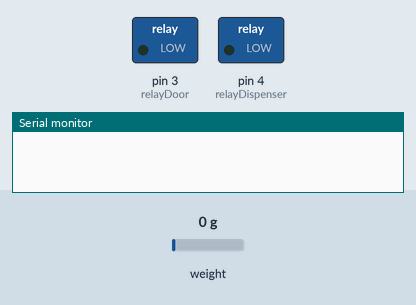
Recording of a sketch running on a simulated Arduino Mega 2560, built with avr-gcc and run on an emulated ATmega2560. Shown: switched loads named in the sketch (green lamp = pin HIGH), the last lines printed to the serial monitor. Dashed ring = blinking. The inputs (shaded band) are chosen by the test bench; at power-on: weight on the scale 0 g.

Above: at 0.1 s.
At 2.9 s:
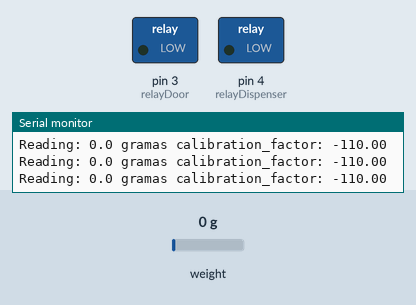
3.3 s: weight on the scale set to 1250 g
At 6.2 s:
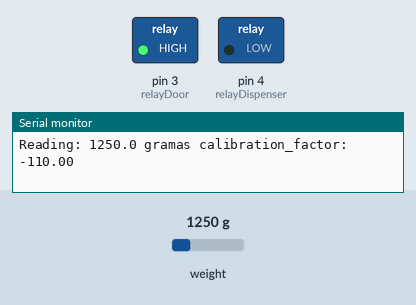
Timing chart, 0 to 11.6 s (numbered marks = the images above; inputs shaded):
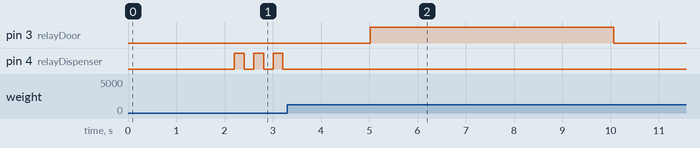

Measured:
- after the input at 3.3 s, pin 4 (relayDispenser): stops changing and stays LOW
- by itself, pin 4 (relayDispenser): alternates HIGH for 0.20 s and LOW for 0.20 s

The sketch:

projetov1SRFID.ino
```cpp
#include <RDM6300.h>


#include "HX711.h"

#include <Stepper.h>
#include <SoftwareSerial.h>
#include <SPI.h>
#include <MFRC522.h>


#define TAG_1 "45 5C 07 88"
#define TAG_2 "F9 C7 95 A5"


MFRC522 mfrc522(8, 9);


int relayDoor=3;

int isOpenState=LOW;
int openInterval=5000;
long previousOpenMillis = 0;


int relayDispenser=4;//port
int shakeInterval= 200;
long previousShakenMillis=0;
int isShaking=LOW;


int toDispense=0;
int weight=0;


#define DOUT  6
#define CLK  7


HX711 scale(DOUT, CLK);

float calibration_factor = -110; //-7050 worked for my 440lb max scale setup

void setup()
{

  pinMode(relayDoor, OUTPUT);
  pinMode(relayDispenser, OUTPUT);
  scaleSetup();
  // openInterval=5000;
toDispense=200;

  //UpdateWeight();
  Serial.begin(9600);
  // mfrc522.PCD_Init();
}

void scaleSetup() {

    Serial.println("HX711 calibration sketch");
    Serial.println("Remove all weight from scale");
    Serial.println("After readings begin, place known weight on scale");
    Serial.println("Press + or a to increase calibration factor");
    Serial.println("Press - or z to decrease calibration factor");

    scale.set_scale();
    scale.tare(); //Reset the scale to 0

    long zero_factor = scale.read_average(); //Get a baseline reading
    Serial.print("Zero factor: "); //This can be used to remove the need to tare the scale. Useful in permanent scale projects.
    Serial.println(zero_factor);


  }


void loop(){
    loopScale();
  UpdateWeight();
   Dispenser();
    Door();

    // boolean reconheceu = rfidMod();


    // if(reconheceu){
    //   Serial.println("Abrindo...");
    //   }else{
    //     Serial.println("Fechando..");
    // }

  }


void Dispenser(){

  if(weight<toDispense&& weight>-25){

    unsigned long currentMillis = millis();

    if(currentMillis - previousShakenMillis > shakeInterval) {
      // save the last time you blinked the LED
      previousShakenMillis = currentMillis;

      // if the LED is off turn it on and vice-versa:
      if (isShaking == LOW)
      isShaking = HIGH;
      else
      isShaking = LOW;

      // set the LED with the isOpenSta of the variable:
      digitalWrite(relayDispenser, isShaking);
    }
  }else{
    toDispense=0;
  }
}
  void Door(){

    unsigned long currentMillis = millis();

    if(currentMillis - previousOpenMillis > openInterval) {
         // save the last time you blinked the LED
         previousOpenMillis = currentMillis;

         // if the LED is off turn it on and vice-versa:
         if (isOpenState == LOW)
           isOpenState = HIGH;
         else
           isOpenState = LOW;

         // set the LED with the isOpenSta of the variable:
         digitalWrite(relayDoor, isOpenState);
       }
    }


    boolean rfidMod() {

      if(mfrc522.PICC_IsNewCardPresent()){
        Serial.println("Aceito");
        return true;
      }
      return false;

        //  // Aguarda a aproximacao do cartao
        // if ( ! mfrc522.PICC_IsNewCardPresent())
        // {
        //   return false;
        // }
        // // Seleciona um dos cartoes
        // if ( ! mfrc522.PICC_ReadCardSerial())
        // {
        //   return false;
        // }
        // // Mostra UID na serial
        // //Serial.print("UID da tag :");
        // String conteudo= "";
        // byte letra;
        // for (byte i = 0; i < mfrc522.uid.size; i++)
        // {
        //    //Serial.print(mfrc522.uid.uidByte[i] < 0x10 ? " 0" : " ");
        //    //Serial.print(mfrc522.uid.uidByte[i], HEX);
        //    conteudo.concat(String(mfrc522.uid.uidByte[i] < 0x10 ? " 0" : " "));
        //    conteudo.concat(String(mfrc522.uid.uidByte[i], HEX));
        // }
        // /*Serial.println();
        // Serial.print("Mensagem : ");*/
        // conteudo.toUpperCase();

        // // Testa se o cartao1 foi lido
        // if (conteudo.substring(1) == TAG_1)
        // {
        //     Serial.println("Aceito");
        //     return true;
        // }

        //   return false;


      }

void UpdateWeight(){

  weight= scale.get_units();

}


void loopScale() {

  scale.set_scale(calibration_factor); //Adjust to this calibration factor

  Serial.print("Reading: ");
  Serial.print(scale.get_units(), 1);
  Serial.print(" gramas"); //Change this to kg and re-adjust the calibration factor if you follow SI units like a sane person
  Serial.print(" calibration_factor: ");
  Serial.print(calibration_factor);
  Serial.println();

  if (Serial.available())
  {
    char temp = Serial.read();
    if (temp == '+' || temp == 'a')
      calibration_factor += 5;
    else if (temp == '-' || temp == 'z')
      calibration_factor -= 5;
  }

}
```

RDM6300.h
```cpp
/*
  RFID RDM6300 data decoder library
  (c) Stephane Driussi 20150623
  Not for commercial use

  Refer to rdm6300_decoder_wiring.jpg diagram for proper connection

*/

#ifndef RDM6300_H
#define RDM6300_H

#include <RDM6300.h>

class RDM6300 {
    public:
        bool decode(uint8_t input);
        RDM6300(uint8_t Data[]);
        uint8_t *_Payload; // used for read comparisons
    private:
        int _seq, _cnt;
        bool _new;
        uint8_t _temp, _checksum;
};

#endif
```
